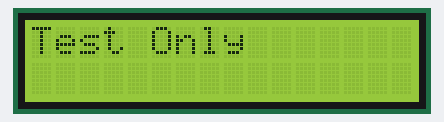
The sketch below on a simulated Arduino Uno, built with avr-gcc and run on an emulated ATmega328P. On the bench: 16×2 character LCD.

Above: at 0.1 s.
At 1.66 s:
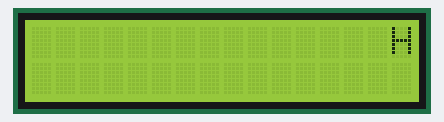
At 2.79 s:
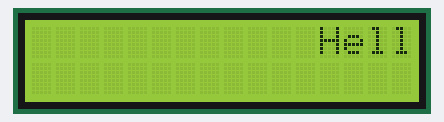
At 3.54 s:
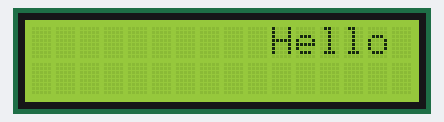
At 4.3 s:
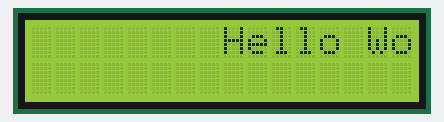
At 7.31 s:
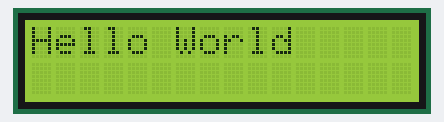

Measured:
- by itself, everything shown: repeats every 6.4 s, in 17 steps

The sketch:

bai2.ino
```cpp
#include <Wire.h>;
#include <LiquidCrystal_I2C.h>;
LiquidCrystal_I2C lcd(0x27,16,2);

int i = 0;
int j = 0;
int k = 0;
int delayTime = 350; // Delay between shifts

void scrollLeft (int line, char str1[]) {
  i = strlen(str1);
    for (j = 16; j >= 0; j--) {
    lcd.setCursor(0, line);
    for (k = 0; k <= 15; k++) {
      lcd.print(" "); // Clear line
    }
    lcd.setCursor(j, line);
    lcd.print(str1);
    delay(delayTime);
  }

}


void setup() {
  lcd.init();       //Khởi động màn hình. Bắt đầu cho phép Arduino sử dụng màn hình
  lcd.backlight();   //Bật đèn nền
  lcd.print("Test Only");
  delay(1000);
}

void loop() {
  lcd.clear();
  scrollLeft(0, "Hello World");
}
```
